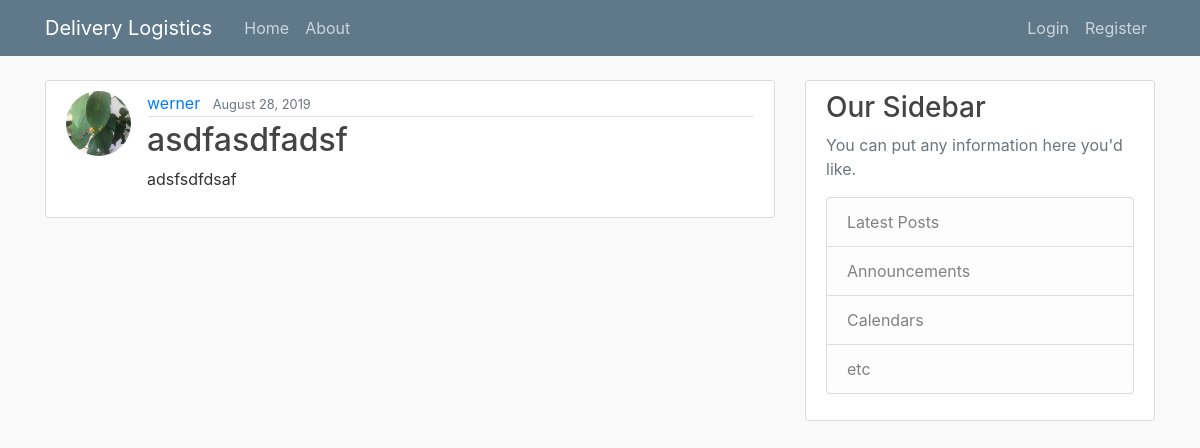
Screenshot of /post/3/ with the database file from the repository.
### DeliveryLogistics/models.py (models this page shows, shortened)
class Post(models.Model):
    title = models.CharField(max_length=100)
    content = models.TextField()
    date_posted = models.DateTimeField(default=timezone.now)
    author = models.ForeignKey(User, on_delete=models.CASCADE)

### users/models.py (models this page shows, shortened)
class Profile(models.Model):
    user = models.OneToOneField(User, on_delete=models.CASCADE)
    image = models.ImageField(default='default.png', upload_to="profile_pics")

### DeliveryLogistics/views.py (the view)
# urls.py: path('post/<int:pk>/', PostDetailView.as_view(), name='post-detail'),
class PostDetailView(DetailView):
    model = Post

### DeliveryLogistics/templates/DeliveryLogistics/post_detail.html (shortened to what this page needs)
{% extends "DeliveryLogistics/base.html" %}
{% block content %}
    <article class="media content-section">
        <img class="rounded-circle article-img" src="{{ object.author.profile.image.url }}">
        <div class="media-body">
            <div class="article-metadata">
                <a class="mr-2" href="#">{{ object.author }}</a>
                <small class="text-muted">{{ object.date_posted|date:"F d, Y" }}</small>
            </div>
            <h2 class="article-title" href="#">{{ object.title }}</h2>
            <p class="article-content">{{ object.content }}</p>
        </div>
    </article>
{% endblock content %}

### DeliveryLogistics/static/DeliveryLogistics/main.css (style rules this page uses)
body { background: #fafafa; color: #333333; margin-top: 5rem; }
h1, h2, h3, h4, h5, h6 { color: #444444; }
.content-section { background: #ffffff; padding: 10px 20px; border: 1px solid #dddddd; border-radius: 3px; margin-bottom: 20px; }
.article-title { color: #444444; }
.article-content { white-space: pre-line; }
.article-img { height: 65px; width: 65px; margin-right: 16px; }
.article-metadata { padding-bottom: 1px; margin-bottom: 4px; border-bottom: 1px solid #e3e3e3 }

### rows the page displays
Post: author.profile.image (picture), author "werner", date_posted "August 28, 2019", title "asdfasdfadsf", content "adsfsdfdsaf"
